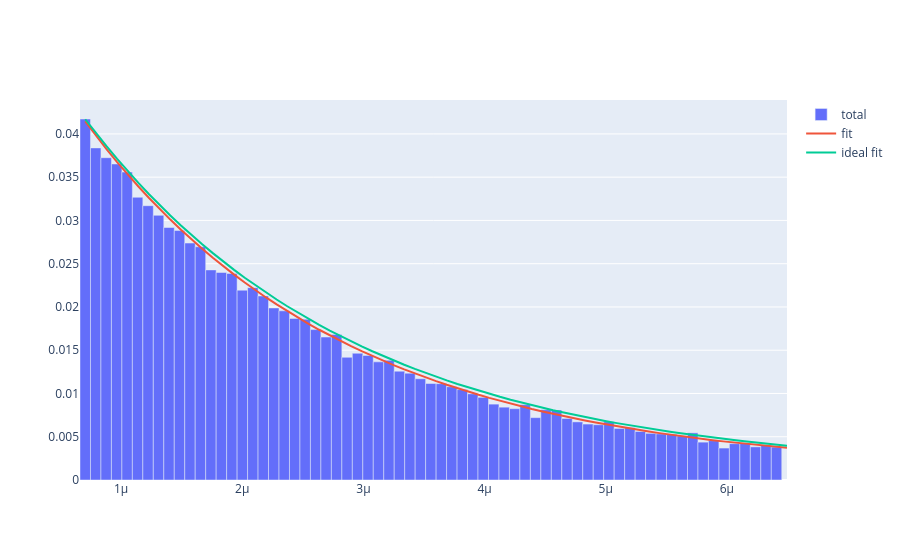

The cell this chart's notebook holds for it:
### Markdown cell above
## Plot result + Discrepancy analysis

### Code cell
count,edges = np.histogram(data_refact , n_bins)


fig = go.Figure()
fig.add_trace(go.Bar(x=edges[:-1], y=count/len(data_refact), name='total', width=np.diff(edges)))

x_fit = np.linspace(min(data_refact) , max(data_refact) , n_bins)
y_fit = exp_unif_renorm_pdf( x_fit , min(data_refact) , max(data_refact), *full_analysis.values)*np.diff( edges )[0]
y_ideal_fit = exp_unif_renorm_pdf(x_fit , min(data_refact) , max(data_refact), full_analysis.values["a"], full_analysis.values["b"], TAU_MU , 0)*np.diff(edges)[0]
fig.add_trace(go.Scatter(x=x_fit, y=y_fit, mode='lines', name='fit', line=dict(shape='linear')))
fig.add_trace(go.Scatter(x=x_fit, y=y_ideal_fit, mode='lines', name='ideal fit', line=dict(shape='linear')))
